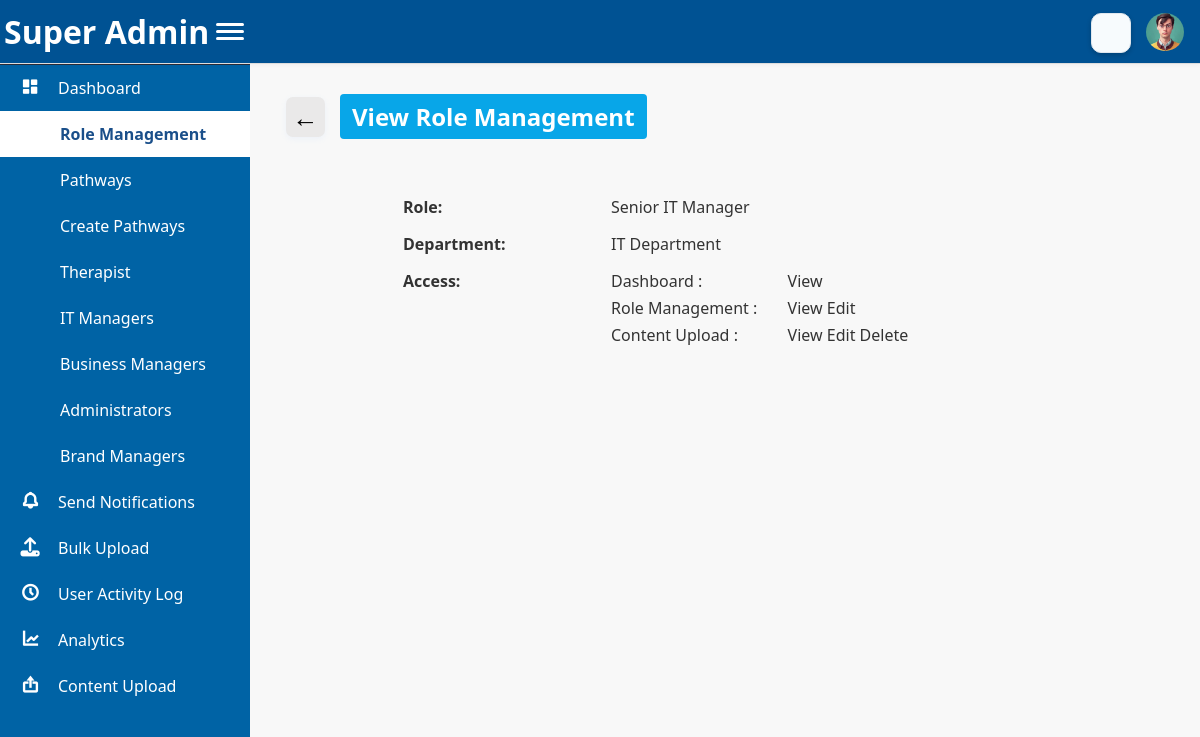
Page /pages/view_role.php?id=1 (signed in) on the committed database.
### tables this page shows
CREATE TABLE `navigation_items` (
  `nav_id` int(11) NOT NULL,
  `nav_name` varchar(100) NOT NULL,
  `nav_icon` varchar(100) DEFAULT NULL,
  `nav_link` varchar(255) DEFAULT NULL,
  `parent_id` int(11) DEFAULT NULL,
  `created_at` timestamp NOT NULL DEFAULT current_timestamp(),
  `updated_at` timestamp NOT NULL DEFAULT current_timestamp() ON UPDATE current_timestamp(),
  `sub_nav_link` varchar(255) DEFAULT NULL
);

CREATE TABLE `role_management` (
  `r_id` int(11) NOT NULL,
  `role` varchar(50) DEFAULT NULL,
  `department` varchar(150) DEFAULT NULL,
  `access_navigations` varchar(155) DEFAULT NULL,
  `created_at` datetime DEFAULT current_timestamp(),
  `updated_at` datetime NOT NULL,
  `viewed_at` datetime NOT NULL,
  `deleted_at` datetime NOT NULL,
  `controls` text NOT NULL
);

### pages/view_role.php (the view, shortened to what this page needs)
<?php
require_once '../includes/header.php';
require_once '../includes/sidebar.php';
$role_id = $_GET['id'] ?? null;
$stmt = $pdo->prepare("SELECT * FROM role_management WHERE r_id = ?");
$stmt->execute([$role_id]);
$role = $stmt->fetch(PDO::FETCH_ASSOC);
$accessControls = [];
if (!empty($role['controls'])) {
    $accessControlsRaw = json_decode($role['controls'], true);
    if (is_array($accessControlsRaw)) {
        foreach ($accessControlsRaw as $nav_id => $permVal) {
            if (is_array($permVal)) {
                $accessControls[$nav_id] = $permVal;
            } elseif (is_string($permVal)) {
                $accessControls[$nav_id] = array_filter(array_map('trim', explode(',', $permVal)));
            } else {
                $accessControls[$nav_id] = [];
            }
        }
    }
}
$accessModules = [];
if (!empty($role['access_navigations'])) {
    $accessIds = explode(',', $role['access_navigations']);
    $stmt2 = $pdo->prepare("SELECT nav_id, nav_name FROM navigation_items WHERE nav_id IN (" . implode(',', array_fill(0, count($accessIds), '?')) . ")");
    $stmt2->execute($accessIds);
    $accessModules = $stmt2->fetchAll(PDO::FETCH_KEY_PAIR);
}
$moduleControls = [];
foreach ($accessModules as $nav_id => $nav_name) {
    $perms = $accessControls[$nav_id] ?? [];
    $moduleControls[$nav_name] = $perms;
}
?>
<div class="main-content">
    <div class="page-header">
        <button class="back-btn" onclick="window.history.back();">&larr;</button>
        <span class="page-title">View Role Management</span>
    </div>
    <div class="role-details">
        <div class="detail-row">
            <strong>Role:</strong>
            <span class="view-role"><?= htmlspecialchars($role['role']) ?></span>
        </div>
        <div class="detail-row">
            <strong>Department:</strong>
            <span class="view-dep"><?= htmlspecialchars($role['department']) ?></span>
        </div>
        <div class="detail-row">
            <strong>Access:</strong>
            <div class="value access-list">
                <?php if (!empty($moduleControls)): ?>
                    <?php foreach ($moduleControls as $module => $perms): ?>
                        <div class="access-row">
                            <span class="module-name"><?= htmlspecialchars($module) ?> :</span>
                            <span class="module-perms">
                                <?php if(!empty($perms)): ?>
                                    <?= implode(' ', array_map('ucfirst', array_map('htmlspecialchars', $perms))) ?>
                                <?php else: ?>
                                    <span class="badge bg-secondary">No Controls</span>
                                <?php endif; ?>
                            </span>
                        </div>
                    <?php endforeach; ?>
                <?php else: ?>
                    <span>No Access</span>
                <?php endif; ?>
            </div>
        </div>
    </div>
</div>
<?php require_once '../includes/footer.php'; ?>

### includes/sidebar.php (shortened to what this page needs)
<div class="sidebar" id="sidebar">
    <div class="logo d-flex justify-content-between align-items-center">
        <h2><?php echo SITE_NAME; ?></h2>
    </div>
    <ul class="nav-menu">
        <?php
        $mysqli = new mysqli(DB_HOST, DB_USER, DB_PASS, DB_NAME);
        if ($mysqli->connect_errno) {
            echo "<li><span style='color:red;'>DB Connection Error</span></li>";
        } else {
            $result = $mysqli->query("SELECT * FROM navigation_items ORDER BY nav_id ASC");
            if ($result && $result->num_rows > 0) {
                $currentFile = basename($_SERVER['PHP_SELF']);
                while ($row = $result->fetch_assoc()) {
                    $navName = $row['nav_name'];
                    $navLink = $row['nav_link'];
                    $navIcon = $row['nav_icon'] ?: 'fa-circle';
                    $subLinks = $row['sub_nav_link'];
                    $isActive = '';
                    $navFile = basename($navLink);
                    $subMatch = false;
                    if (!empty($subLinks)) {
                        $subArray = array_map('trim', explode(',', $subLinks));
                        foreach ($subArray as $sub) {
                            if ($currentFile === basename($sub)) {
                                $subMatch = true;
                                break;
                            }
                        }
                    }
                    if ($currentFile === $navFile || $subMatch) {
                        $isActive = 'active';
                    }
                    echo '<li class="' . $isActive . '">';
                    echo '<a href="' . SITE_URL . $navLink . '">';
                    if (strpos($navIcon, ':') !== false) {
                        echo '<iconify-icon class="nav-icon" icon="' . htmlspecialchars($navIcon) . '" width="22" height="22"></iconify-icon>';
                    } elseif (strpos($navIcon, 'bxs-') === 0 || strpos($navIcon, 'bx-') === 0) {
                        echo '<i class="bx nav-icon ' . htmlspecialchars($navIcon) . '"></i>';
                    } else {
                        echo '<i class="fas nav-icon ' . htmlspecialchars($navIcon) . '"></i>';
                    }
                    echo '<span class="nav-text">' . htmlspecialchars($navName) . '</span>';
                    echo '</a>';
                    echo '</li>';
                }
            } else {
                echo '<li><span style="color:lightgray;">No navigation items found</span></li>';
            }
        }
        ?>
    </ul>
</div>
<link href="https://unpkg.com/boxicons@2.1.4/css/boxicons.min.css?v=4.0" rel="stylesheet">
<link href="https://cdnjs.cloudflare.com/ajax/libs/font-awesome/6.4.0/css/all.min.css?v=4.0" rel="stylesheet">

### assets/css/style.css (style rules this page uses)
* { margin: 0; padding: 0; box-sizing: border-box; font-family: 'Segoe UI', Tahoma, Geneva, Verdana, sans-serif; }
body { background-color: #f8f8f8!important; color: #333; }
.logo { padding: 20px; text-align: center; border-bottom: 1px solid rgba(255, 255, 255, 0.1); }
.logo h2 { font-size: 1.5rem; font-weight: 600; }
.nav-menu li a { display: flex; align-items: center; padding: 15px 20px; color: #ffffff; text-decoration: none; background-color: #0063a5; transition: all 0.3s; }
.nav-menu li a i { margin-right: 10px; font-size: 1.2rem; width: 20px; text-align: center; color: inherit; }
.nav-menu li.active a { color: #0063a5; background-color: #ffffff; }
.page-header { margin-bottom: 30px; }
body { margin:0; padding:0; }
.sidebar { width: 250px; color: white; height: 100vh; position: fixed; top: 10px !important; left: 0; background-color: #0063a5; overflow-y: auto; -webkit-overflow-scrolling: touch; transition: all 0.3s; }
.sidebar .logo { display: flex; justify-content: space-between; align-items: center; padding: 15px; }
.sidebar .nav-menu { list-style: none; padding: 0; margin: 0; }
.sidebar .nav-menu li a { display: flex; align-items: center; padding: 12px 20px; color: white; text-decoration: none; width: 100%; transition: all 0.3s ease; }
.sidebar .nav-menu li.active > a { background-color: #ffffff !important; color: #1a4f8a !important; }
.sidebar .nav-menu li i { margin-right: 10px; transition: color 0.3s; }
.main-content { margin-left: 250px; transition: margin-left 0.3s ease; }
button { background: #2e7d32; border: none; color: white; font-weight: 600; padding: 10px; font-size: 16px; border-radius: 3px; cursor: pointer; }
.main-content { background: #fff; min-height: 100vh; padding: 20px; }
.page-header { display: flex; align-items: center; gap: 12px; margin-bottom: 30px; flex-wrap: wrap; }
.page-header { display: flex; align-items: center; gap: 15px; margin-bottom: 32px; }
.back-btn { background: #eae9e9; border: none; border-radius: 7px; font-size: 26px; width: 39px; height: 40px; display: flex; align-items: center; justify-content: center; cursor: pointer; box-shadow: 0 2px 6px rgba(120,180,255,0.09); color: #000000; transition: background 0.3s ease; }
.page-title { display: inline-block; font-size: 1.5rem; font-weight: bold; margin-bottom: 0; margin-left: 0rem; color: #fff; background-color: #08a6e8; border-radius: 4px; padding: 6px 12px; width: auto!important; }
.main-content { flex: 1; padding: 30px; overflow-y: auto; }
.main-content { padding: 30px; min-height: calc(100vh - 60px); background: #f8f8f8; }
@media (min-width: 992px) { .main-content { margin-left: 16rem; margin-top: 4rem; transition: margin-left 0.3s ease; } }
.sidebar { width: 250px; color: #fff; height: 100vh; position: fixed; transition: width 0.3s ease; overflow-y: auto; top: 0; left: 0; z-index: 999; }
.sidebar .logo { display: flex; justify-content: center; align-items: center; background: #141422; padding: 15px; }
.sidebar .logo h2 { font-size: 18px; color: #fff; margin: 0; }
.nav-menu { list-style: none; padding: 0; margin: 0; }
.nav-menu li a { display: flex; align-items: center; gap: 12px; padding: 12px 20px; color: #cfcfcf; text-decoration: none; transition: background 0.3s, color 0.3s; }
.nav-menu li.active a { background: #3a3a5a; color: #fff; font-weight: bold; }
.nav-menu i, iconify-icon { font-size: 20px; color: currentColor; transition: color 0.3s; }
h2 { color: #0d9cf3; font-weight: 600; }
.nav-icon { font-size: 20px; width: 22px; height: 22px; display: inline-flex; align-items: center; justify-content: center; margin-right: 10px; vertical-align: middle; }
iconify-icon.nav-icon { line-height: 1; vertical-align: middle; }
.nav-menu li a { display: flex; align-items: center; gap: 8px; }

### pages/view_role.php (style rules this page uses)
.role-details { max-width: 700px; margin: 30px auto; padding: 25px; }
.detail-row { display: flex; justify-content: space-between; align-items: flex-start; margin-bottom: 15px; }
.detail-row strong { width: 30%; color: #333; font-weight: 600; }
.detail-row .value, .detail-row span { width: 68%; text-align: left; }
.access-list .access-row { display: flex; justify-content: flex-start; align-items: center; margin-bottom: 5px; }
.access-list .module-name { width: 200px; font-weight: 500; }
.access-list .module-perms { display: flex; gap: 5px; flex-wrap: wrap; }

### rows in the picture
navigation_items: nav_name "Dashboard"
navigation_items: nav_name "Role Management"
navigation_items: nav_name "Pathways"
navigation_items: nav_name "Create Pathways"
navigation_items: nav_name "Therapist"
navigation_items: nav_name "IT Managers"
navigation_items: nav_name "Business Managers"
navigation_items: nav_name "Administrators"
navigation_items: nav_name "Brand Managers"
navigation_items: nav_name "Send Notifications"
navigation_items: nav_name "Bulk Upload"
navigation_items: nav_name "User Activity Log"
navigation_items: nav_name "Analytics"
navigation_items: nav_name "Content Upload"
role_management: role "Senior IT Manager", department "IT Department"

### other values in the picture
$module "Dashboard"
$module "Role Management"
$module "Content Upload"
